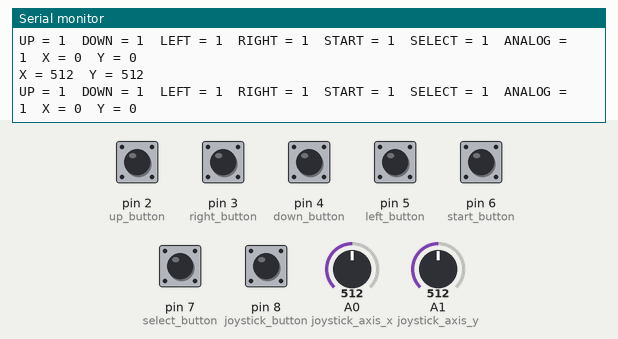
Simulated run of this sketch. Board: Arduino Uno, built with avr-gcc and run on an emulated ATmega328P. Parts: the last lines printed to the serial monitor. Inputs (shaded band) come from the test bench; at power-on: pin 2 (up_button), pin 3 (right_button), pin 4 (down_button), pin 5 (left_button), pin 6 (start_button), pin 7 (select_button), pin 8 (joystick_button) HIGH, A0 (joystick_axis_x) = 512, A1 (joystick_axis_y) = 512.

Above: at 1.2 s.
1.3 s: A0 (joystick_axis_x) set to 490
At 1.38 s:
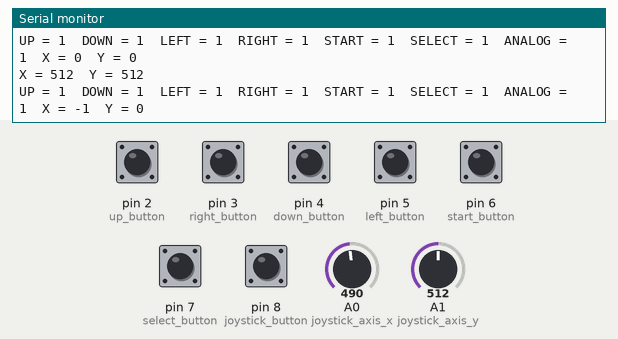
4.3 s: A1 (joystick_axis_y) set to 493
At 4.42 s:
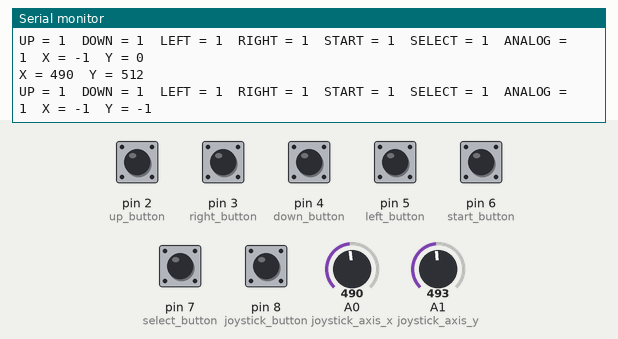

The sketch:

Joystick_Controller.ino
```cpp
const int up_button = 2;
const int down_button = 4;
const int left_button = 5;
const int right_button = 3;
const int start_button = 6;
const int select_button = 7;
const int joystick_button = 8;
const int joystick_axis_x = A0;
const int joystick_axis_y = A1;
const int buttons[] = {up_button, down_button, left_button, right_button, start_button, select_button, joystick_button};


void setup() {
  for (int i; i < 7; i++) {
   pinMode(buttons[i], INPUT);
   digitalWrite(buttons[i], HIGH);
  }
  Serial.begin(9600);
}

void loop() {
  Serial.print("UP = "),Serial.print(digitalRead(up_button)),Serial.print("\t");
  Serial.print("DOWN = "),Serial.print(digitalRead(down_button)),Serial.print("\t");
  Serial.print("LEFT = "),Serial.print(digitalRead(left_button)),Serial.print("\t");
  Serial.print("RIGHT = "),Serial.print(digitalRead(right_button)),Serial.print("\t");
  Serial.print("START = "),Serial.print(digitalRead(start_button)),Serial.print("\t");
  Serial.print("SELECT = "),Serial.print(digitalRead(select_button)),Serial.print("\t");
  Serial.print("ANALOG = "),Serial.print(digitalRead(joystick_button)),Serial.print("\t");
  Serial.print("X = "),Serial.print(map(analogRead(joystick_axis_x), 0, 1000, -1, 1));Serial.print("\t");
  Serial.print("Y = "),Serial.print(map(analogRead(joystick_axis_y), 0, 1000, -1, 1));Serial.print("\n");
  Serial.print("X = "),Serial.print(analogRead(joystick_axis_x));Serial.print("\t");
  Serial.print("Y = "),Serial.print(analogRead(joystick_axis_y));Serial.print("\n");
  delay(100);
 }
```

Measured:
- after the input at 1.3 s, the serial monitor: prints a new line at once (image 1)
- after the input at 4.3 s, the serial monitor: prints a new line after 0.05 s (image 2)
